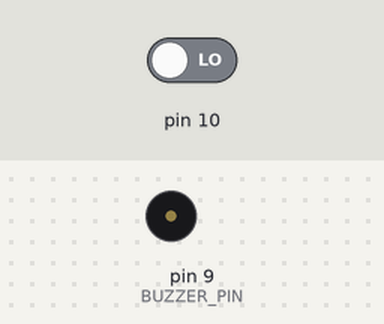
Bench run of a sketch on a simulated Arduino Uno, built with avr-gcc and run on an emulated ATmega328P. Shown: buzzer (waves = sounding). The inputs (shaded band) are chosen by the test bench; at power-on: pin 10 LOW.

Above: at 1.2 s.
1.3 s: pin 10 driven HIGH
At 2.1 s:
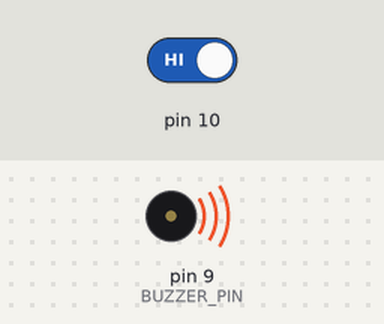
Timing chart, 0 to 4.3 s (numbered marks = the images above; inputs shaded):
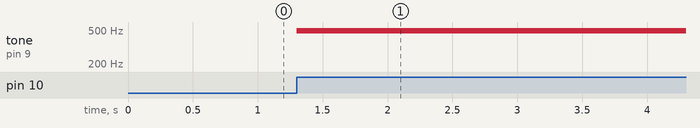

The sketch:

speakerTest.ino
```cpp
#define BUZZER_PIN 9

void setup()
{
    // TCCR1B = (TCCR1B & B11111000) | B00000010;
    // analogWrite(BUZZER_PIN, 128);
}

void loop()
{
    if (digitalRead(10))
    {
        analogWrite(BUZZER_PIN, 128);
    }
    else
    {
        analogWrite(BUZZER_PIN, 0);
    }
}
```

Measured:
- after the input at 1.3 s, tone on pin 9 (BUZZER_PIN): silent → 490 Hz at once
